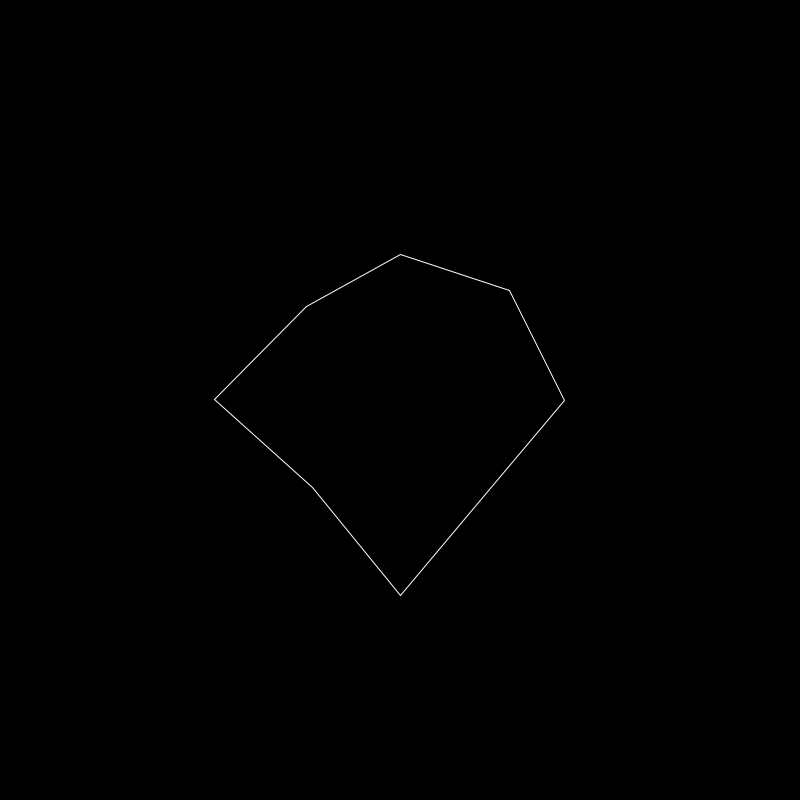
Frame 1 (no input)
Frame 60 (the mouse pressed at the canvas centre just before this capture): identical to frame 1, image omitted
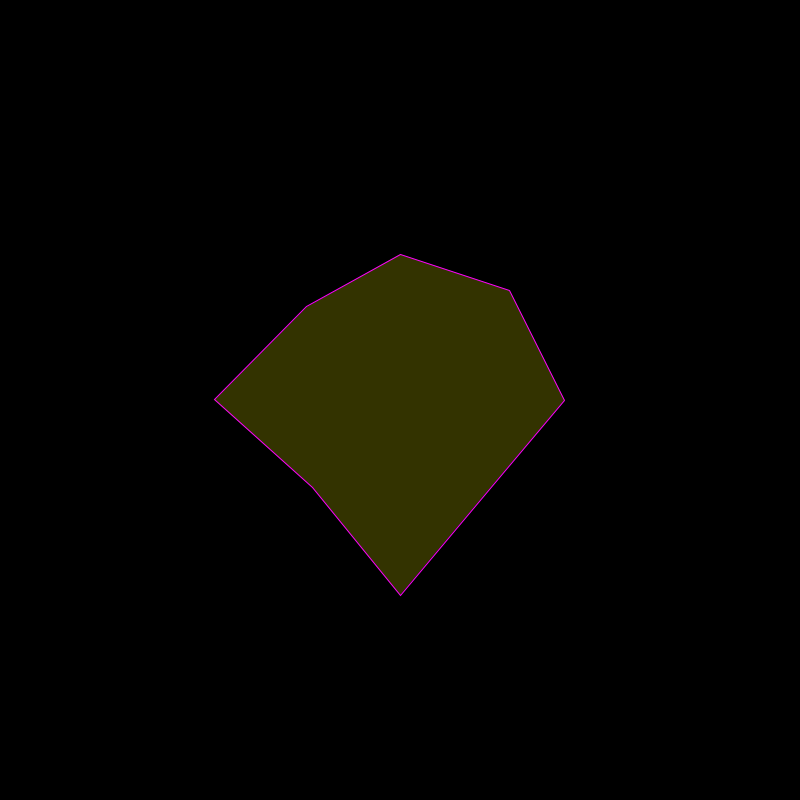
Frame 120 (the mouse held since frame 60 and released just before this capture)

The Processing sketch that drew these frames (run headless with seeded random() and noise(); from frame 60 on, the mouse is pressed at the canvas centre):

// Processing sketch: mouseOverPolygon_move_scale
// ── mouseOverPolygon_move_scale.pde
PVector[] poly;

void setup() {
  size(800, 800);
  initiateData();
}

void initiateData() {
  float ang = TWO_PI/8;
  float l = 200;
  poly = new PVector[8];
  for (int i = 0; i < 8; i ++) {
    float ll = random(l/2, l);
    poly[i] = new PVector(ll*cos(ang*i), ll*sin(ang*i));
    poly[i].add(new PVector(width/2, height/2));
  }
}

void drawP() {
  beginShape();
  for (int i = 0; i < poly.length; i ++) {
    vertex(poly[i].x, poly[i].y);
  }
  endShape(CLOSE);
}

void draw() {
  background(0);

  mouseOverPolygon();

  if (mouseOver) {
    stroke(255, 0, 255);
    fill(255, 255, 0, 51);
  } else {
    stroke(255);
    noFill();
  }

  drawP();
}

// ── MouseOperation.pde
float scaleIndex = 1;
float scaleStep;
boolean mouseOver;

void keyPressed() {
  if (key == 'r') {
    initiateData();
  }
  if (key == 'a') {
    scaleIndex += 0.01;
    for (int i = 0; i < poly.length; i ++) {
      poly[i].mult(scaleIndex);
    }
    scaleIndex = 1;
  }
  if (key == 'z') {
    scaleIndex -= 0.01;
    for (int i = 0; i < poly.length; i ++) {
      poly[i].mult(scaleIndex);
    }
    scaleIndex = 1;
  }
}

void mouseWheel(MouseEvent event) {
  if (mouseOver) {
    scaleStep = event.getCount();
    scaleIndex += scaleStep*0.01;
    for (int i = 0; i < poly.length; i ++) {
      //p[i].mult(scaleIndex);
      poly[i].sub(new PVector(mouseX, mouseY)).mult(scaleIndex).add(new PVector(mouseX, mouseY));
    }
    scaleIndex = 1;
  }
}

void mouseDragged() {
  if (mouseOver) {
    for (int i = 0; i < poly.length; i ++) {
      PVector move = PVector.sub(new PVector(mouseX, mouseY), new PVector(pmouseX, pmouseY));
      poly[i].add(move);
    }
  }
}

void mouseOverPolygon() {
  if (InsidePolygon(poly, new PVector(mouseX, mouseY))) {
    mouseOver = true;
  } else {
    mouseOver = false;
  }
}

boolean InsidePolygon(PVector[] polyPoint, PVector p) {
  double angle=0;
  PVector point1 = new PVector();
  PVector point2 = new PVector();

  for (int i=0; i<polyPoint.length; i++) {
    point1.x = polyPoint[i].x - p.x;
    point1.y = polyPoint[i].y - p.y;
    point2.x = polyPoint[(i+1)%polyPoint.length].x - p.x;
    point2.y = polyPoint[(i+1)%polyPoint.length].y - p.y;
    angle += Angle2D(point1.x, point1.y, point2.x, point2.y);
  }

  if (Math.abs(angle) < PI)  return false;
  else  return true;
}

double Angle2D(double x1, double y1, double x2, double y2) {
  double dtheta, theta1, theta2;

  theta1 = Math.atan2(y1, x1);
  theta2 = Math.atan2(y2, x2);
  dtheta = theta2 - theta1;
  while (dtheta > PI)  dtheta -= TWO_PI;
  while (dtheta < -PI)  dtheta += TWO_PI;

  return dtheta;
}
